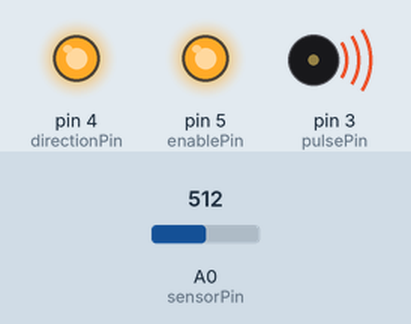
Recording of a sketch running on a simulated Arduino Uno, built with avr-gcc and run on an emulated ATmega328P. On the bench: output pins drawn as LEDs (lit = HIGH), buzzer (waves = sounding). The test bench sets the inputs (shaded band); at power-on: A0 (sensorPin) = 512. What the sketch prints to the serial monitor is not drawn.

Above: at 0.1 s.
Timing chart, 0 to 1.6 s (numbered marks = the images above):
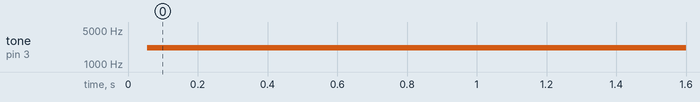

Measured:
- by itself, tone on pin 3 (pulsePin): silent → 2156 Hz at 0.06 s

The sketch:

stepper_with_tone.ino
```cpp
/*
 * PREFACE
 * To be used with the CWD556 stepper driver or similar.
 *
 * The arduino tone() function generates a square wave of the specified frequency.
 * Minimum frequency for the Uno is 31Hz = 31 pulses per second = 1 860 pulses per minute.
 * This means we have to put the CWD556 driver needs to have a pretty high pulse per rev setting.
 * If we choose 25600 pulses per rev we get the following frequencies for 0.1rpm to 10rpm
 *
 * 25600 steps/rev
 *
 * 0.1 rpm = 2560 steps/min = 2560 pulses/min = 2560/60 = 42Hz
 * 10 rpm = 256000 steps/min = 256000 pulses/min = 25600/60 = 4266Hz = 4,267kHz
 *
 *
 * Written by Johannes Holm 19/7/2016 for the Flappity Borderlands project
 */


//Set up some handy variables
int pulsePin = 3; //Sets which pin we use for sending out pulses to the driver.
int sensorPin= A0; //Sets which pin we use for reading the pot. Has to be an analog pin, ie A0 - A5
int directionPin = 4; //Sets which pin we use for direction
int enablePin = 5; //Sets which pin we use for enable ie on/off
int sensorValue = 0; //Sets up the sensor variable, will get a new value every loop.

//The tone() functions wants an unsigned int
unsigned int freq = 0; //Sets up the fequenzy variable we will later use.
unsigned int  lastFreq = 0; //So we can compare with last freq

//Code inside setup runs once when the arduino is started
void setup() {
  //Initialize serial communication
  Serial.begin(9600);

  //Set pulsePin, directionPin and enablePin as OUTPUT-pins
  pinMode(pulsePin, OUTPUT);
  pinMode(directionPin, OUTPUT);
  pinMode(enablePin, OUTPUT);

  //Set direction and enable to HIGH = 5volt
  digitalWrite(directionPin, HIGH);
  digitalWrite(enablePin, HIGH);


  //Print the current setup over serial
  Serial.println("Current settings are:");
  Serial.println("Pulse output is on pin #" + pulsePin);
  if (enablePin == HIGH) {
    Serial.println("Direction is on pin #" + directionPin);
    Serial.print(" and is set to HIGH");
    }
  else{
  Serial.println("Direction is on pin #" + directionPin);
  Serial.print(" and is set to LOW");
    }
  if (enablePin == HIGH) {
    Serial.println("Enable is on pin #" + enablePin);
    Serial.print(" and is set to HIGH");
    }
  else{
    Serial.println("Enable is on pin #" + enablePin);
    Serial.print(" and is set to LOW");
    }


}


void loop() {
  sensorValue = analogRead(sensorPin); //Read the pot value

  freq = map(sensorValue, 0, 1023, 42, 4267); //Map the pot value (0-1023) to the desired freq. range (42-4267)

  delay(2); //Wait for a tiny bit so we get a proper read and map

  //Output the freq
  tone(pulsePin, freq);

  //Check if the freq has changed, if it has, write it out over serial
  if ( freq != lastFreq ) {
    Serial.println(freq + "Hz");
  }

  //Save current freq in another variable so we can compare them next loop
  lastFreq = freq;
}
```
